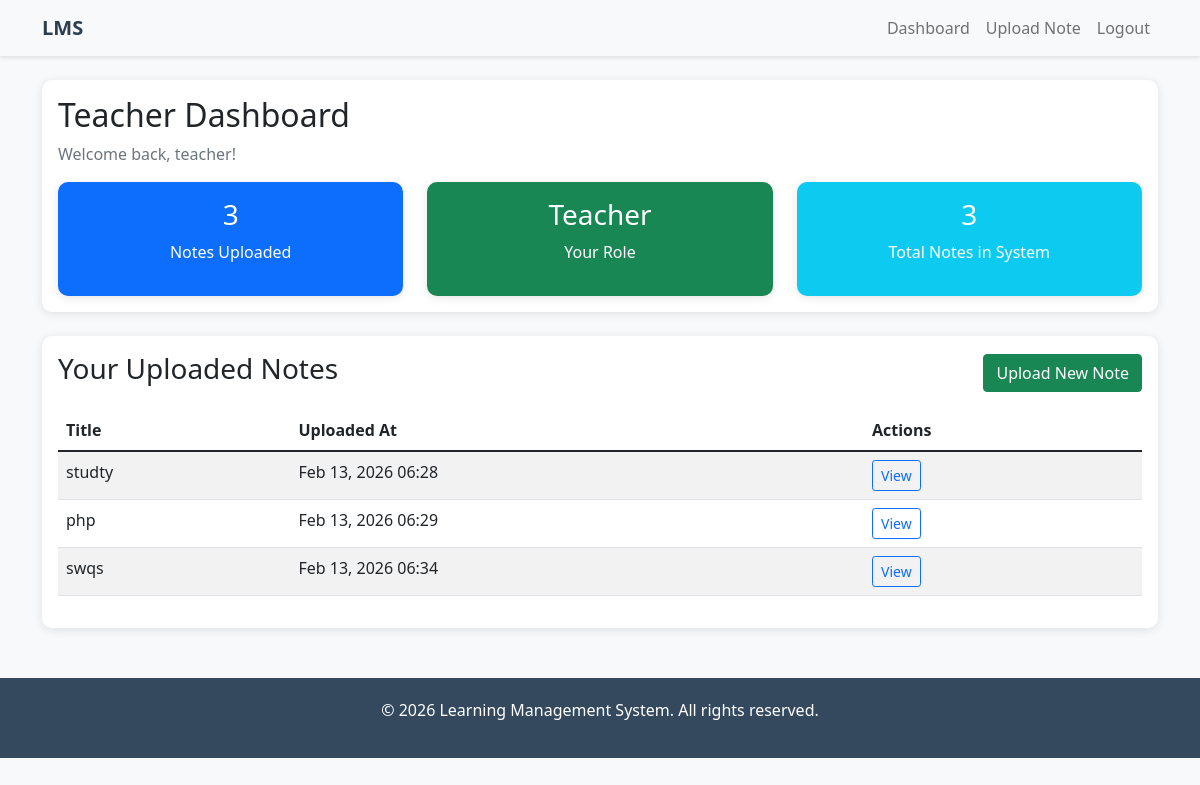
Page /dashboard/ (signed in) on the committed database.
### courses/models.py (models this page shows, shortened)
class Note(models.Model):
    title = models.CharField(max_length=200)
    file = models.FileField(upload_to='notes/')
    uploaded_by = models.ForeignKey(User, on_delete=models.CASCADE)
    uploaded_at = models.DateTimeField(auto_now_add=True)

### core/views.py (the view)
# urls.py: path('dashboard/', views.dashboard, name='dashboard'),
@login_required
def dashboard(request):
    try:
        profile = request.user.profile
    except:
        return redirect('accounts:login')
    notes = Note.objects.all()  # All notes visible to all users
    user_notes = Note.objects.filter(uploaded_by=request.user)  # Notes uploaded by current user
    if profile.role == 'teacher':
        return render(request, 'core/teacher_dashboard.html', {'notes': notes, 'user_notes': user_notes})
    else:
        return render(request, 'core/student_dashboard.html', {'notes': notes})

### templates/core/teacher_dashboard.html (shortened to what this page needs)
{% extends 'base.html' %}
{% block content %}
<div class="row">
 <div class="col-12">
 <div class="card mb-4">
 <div class="card-body">
 <h2 class="card-title">Teacher Dashboard</h2>
 <p class="text-muted">Welcome back, {{ user.username }}!</p>
 <div class="row">
 <div class="col-md-4">
 <div class="card bg-primary text-white">
 <div class="card-body text-center">
 <h3>{{ user_notes.count }}</h3>
 <p>Notes Uploaded</p>
 </div>
 </div>
 </div>
 <div class="col-md-4">
 <div class="card bg-success text-white">
 <div class="card-body text-center">
 <h3>Teacher</h3>
 <p>Your Role</p>
 </div>
 </div>
 </div>
 <div class="col-md-4">
 <div class="card bg-info text-white">
 <div class="card-body text-center">
 <h3>{{ notes.count }}</h3>
 <p>Total Notes in System</p>
 </div>
 </div>
 </div>
 </div>
 </div>
 </div>
 </div>
</div>
<div class="row">
 <div class="col-12">
 <div class="card">
 <div class="card-body">
 <div class="d-flex justify-content-between align-items-center mb-3">
 <h3 class="card-title">Your Uploaded Notes</h3>
 <a href="{% url 'courses:upload' %}" class="btn btn-success">Upload New Note</a>
 </div>
 {% if user_notes %}
 <div class="table-responsive">
 <table class="table table-striped">
 <thead>
 <tr>
 <th>Title</th>
 <th>Uploaded At</th>
 <th>Actions</th>
 </tr>
 </thead>
 <tbody>
 {% for note in user_notes %}
 <tr>
 <td>{{ note.title }}</td>
 <td>{{ note.uploaded_at|date:"M d, Y H:i" }}</td>
 <td>
 {% if note.file %}
 <a href="{{ note.file.url }}" class="btn btn-sm btn-outline-primary" download>View</a>
 {% else %}
 <span class="badge bg-danger">No File</span>
 {% endif %}
 </td>
 </tr>
 {% endfor %}
 </tbody>
 </table>
 </div>
 {% else %}
 <div class="text-center py-4">
 <p class="text-muted">You haven't uploaded any notes yet.</p>
 <a href="{% url 'courses:upload' %}" class="btn btn-primary">Upload Your First Note</a>
 </div>
 {% endif %}
 </div>
 </div>
 </div>
</div>
{% endblock %}

### templates/base.html (style rules this page uses)
body { font-family: 'Segoe UI', Tahoma, Geneva, Verdana, sans-serif; background-color: #f8f9fa; }
.card { border: none; border-radius: 10px; box-shadow: 0 2px 10px rgba(0,0,0,.1); }

### rows in the picture
Note: title "studty", uploaded_at "Feb 13, 2026 06:28"
Note: title "php", uploaded_at "Feb 13, 2026 06:29"
Note: title "swqs", uploaded_at "Feb 13, 2026 06:34"

### other values in the picture
{{ user.username }} "teacher"
{{ user_notes.count }} "3"
{{ notes.count }} "3"
